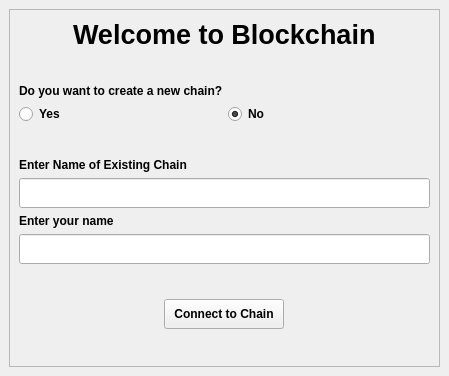
<?xml version="1.0" encoding="UTF-8"?>
<ui version="4.0">
 <class>MainWindow</class>
 <widget class="QMainWindow" name="MainWindow">
  <property name="geometry">
   <rect>
    <x>0</x>
    <y>0</y>
    <width>449</width>
    <height>376</height>
   </rect>
  </property>
  <property name="windowTitle">
   <string>MainWindow</string>
  </property>
  <widget class="QWidget" name="centralwidget">
   <layout class="QGridLayout" name="gridLayout">
    <item row="0" column="0">
     <widget class="QFrame" name="frame">
      <property name="frameShape">
       <enum>QFrame::StyledPanel</enum>
      </property>
      <property name="frameShadow">
       <enum>QFrame::Raised</enum>
      </property>
      <layout class="QVBoxLayout" name="verticalLayout">
       <item alignment="Qt::AlignHCenter">
        <widget class="QLabel" name="label">
         <property name="font">
          <font>
           <pointsize>20</pointsize>
           <weight>75</weight>
           <bold>true</bold>
          </font>
         </property>
         <property name="text">
          <string>Welcome to Blockchain</string>
         </property>
        </widget>
       </item>
       <item>
        <spacer name="verticalSpacer">
         <property name="orientation">
          <enum>Qt::Vertical</enum>
         </property>
         <property name="sizeHint" stdset="0">
          <size>
           <width>20</width>
           <height>40</height>
          </size>
         </property>
        </spacer>
       </item>
       <item>
        <widget class="QLabel" name="label_2">
         <property name="font">
          <font>
           <weight>75</weight>
           <bold>true</bold>
          </font>
         </property>
         <property name="text">
          <string>Do you want to create a new chain?</string>
         </property>
        </widget>
       </item>
       <item>
        <layout class="QHBoxLayout" name="horizontalLayout">
         <item>
          <widget class="QRadioButton" name="yes_rbtn">
           <property name="font">
            <font>
             <weight>75</weight>
             <bold>true</bold>
            </font>
           </property>
           <property name="text">
            <string>Yes</string>
           </property>
          </widget>
         </item>
         <item>
          <widget class="QRadioButton" name="no_rbtn">
           <property name="font">
            <font>
             <weight>75</weight>
             <bold>true</bold>
            </font>
           </property>
           <property name="text">
            <string>No</string>
           </property>
           <property name="checked">
            <bool>true</bool>
           </property>
          </widget>
         </item>
        </layout>
       </item>
       <item>
        <spacer name="verticalSpacer_2">
         <property name="orientation">
          <enum>Qt::Vertical</enum>
         </property>
         <property name="sizeHint" stdset="0">
          <size>
           <width>20</width>
           <height>40</height>
          </size>
         </property>
        </spacer>
       </item>
       <item>
        <widget class="QLabel" name="the_label">
         <property name="font">
          <font>
           <weight>75</weight>
           <bold>true</bold>
          </font>
         </property>
         <property name="text">
          <string>Enter Name of Existing Chain</string>
         </property>
        </widget>
       </item>
       <item>
        <widget class="QLineEdit" name="the_ledit">
         <property name="minimumSize">
          <size>
           <width>300</width>
           <height>30</height>
          </size>
         </property>
         <property name="placeholderText">
          <string/>
         </property>
        </widget>
       </item>
       <item>
        <widget class="QLabel" name="name_lbl">
         <property name="font">
          <font>
           <weight>75</weight>
           <bold>true</bold>
          </font>
         </property>
         <property name="text">
          <string>Enter your name</string>
         </property>
        </widget>
       </item>
       <item>
        <widget class="QLineEdit" name="name_ledit">
         <property name="minimumSize">
          <size>
           <width>300</width>
           <height>30</height>
          </size>
         </property>
         <property name="placeholderText">
          <string/>
         </property>
        </widget>
       </item>
       <item>
        <spacer name="verticalSpacer_3">
         <property name="orientation">
          <enum>Qt::Vertical</enum>
         </property>
         <property name="sizeHint" stdset="0">
          <size>
           <width>20</width>
           <height>40</height>
          </size>
         </property>
        </spacer>
       </item>
       <item alignment="Qt::AlignHCenter">
        <widget class="QPushButton" name="the_button">
         <property name="minimumSize">
          <size>
           <width>120</width>
           <height>30</height>
          </size>
         </property>
         <property name="font">
          <font>
           <weight>75</weight>
           <bold>true</bold>
          </font>
         </property>
         <property name="text">
          <string>Connect to Chain</string>
         </property>
         <property name="flat">
          <bool>false</bool>
         </property>
        </widget>
       </item>
       <item>
        <spacer name="verticalSpacer_4">
         <property name="orientation">
          <enum>Qt::Vertical</enum>
         </property>
         <property name="sizeHint" stdset="0">
          <size>
           <width>20</width>
           <height>40</height>
          </size>
         </property>
        </spacer>
       </item>
      </layout>
     </widget>
    </item>
   </layout>
  </widget>
 </widget>
 <resources/>
 <connections/>
</ui>
